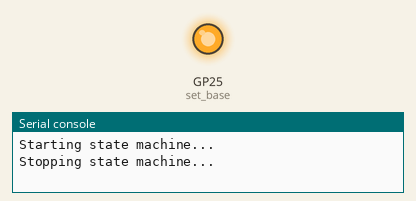
This program was run on a simulated Raspberry Pi Pico running MicroPython. On the bench: output pins drawn as LEDs (lit = HIGH), the last lines printed to the serial console.

Above: at 1.5 s.
At 3.5 s:
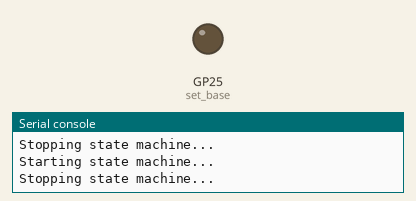
Timing chart, 0 to 5.2 s (numbered marks = the images above):
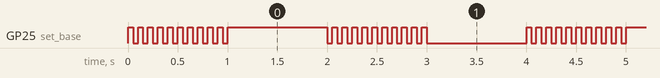

Measured:
- by itself, GP25 (set_base): repeats every 4.0 s: HIGH 1.0 s, 10 × (LOW 0.05 s, HIGH 0.05 s), LOW 1.0 s, 10 × (HIGH 0.05 s, LOW 0.05 s)

The program:

main.py
```python
import machine
import utime
import rp2


# Blink state machine program. Blinks LED at 10Hz (with freq=2000)
# 2000Hz/(20 cycles per instruction * 10 instruction) = 10Hz
# Single pin (base pin) starts at output and logic low
@rp2.asm_pio(set_init=rp2.PIO.OUT_LOW)
def blink():
    wrap_target()
    set(pins, 1) [19]
    nop()        [19]
    nop()        [19]
    nop()        [19]
    nop()        [19]
    set(pins, 0) [19]
    nop()        [19]
    nop()        [19]
    nop()        [19]
    nop()        [19]
    wrap()

# Init state machine with 'blink' program
# (state machine 0, running at 2kHz, base pin is GP25 (internal LED))
sm = rp2.StateMachine(0, blink, freq=2000, set_base=machine.Pin(25))

# Continually start and stop state machine

while True:
    print("Starting state machine...")
    sm.active(1)
    utime.sleep(1)
    print("Stopping state machine...")
    sm.active(0)
    utime.sleep(1)
```
